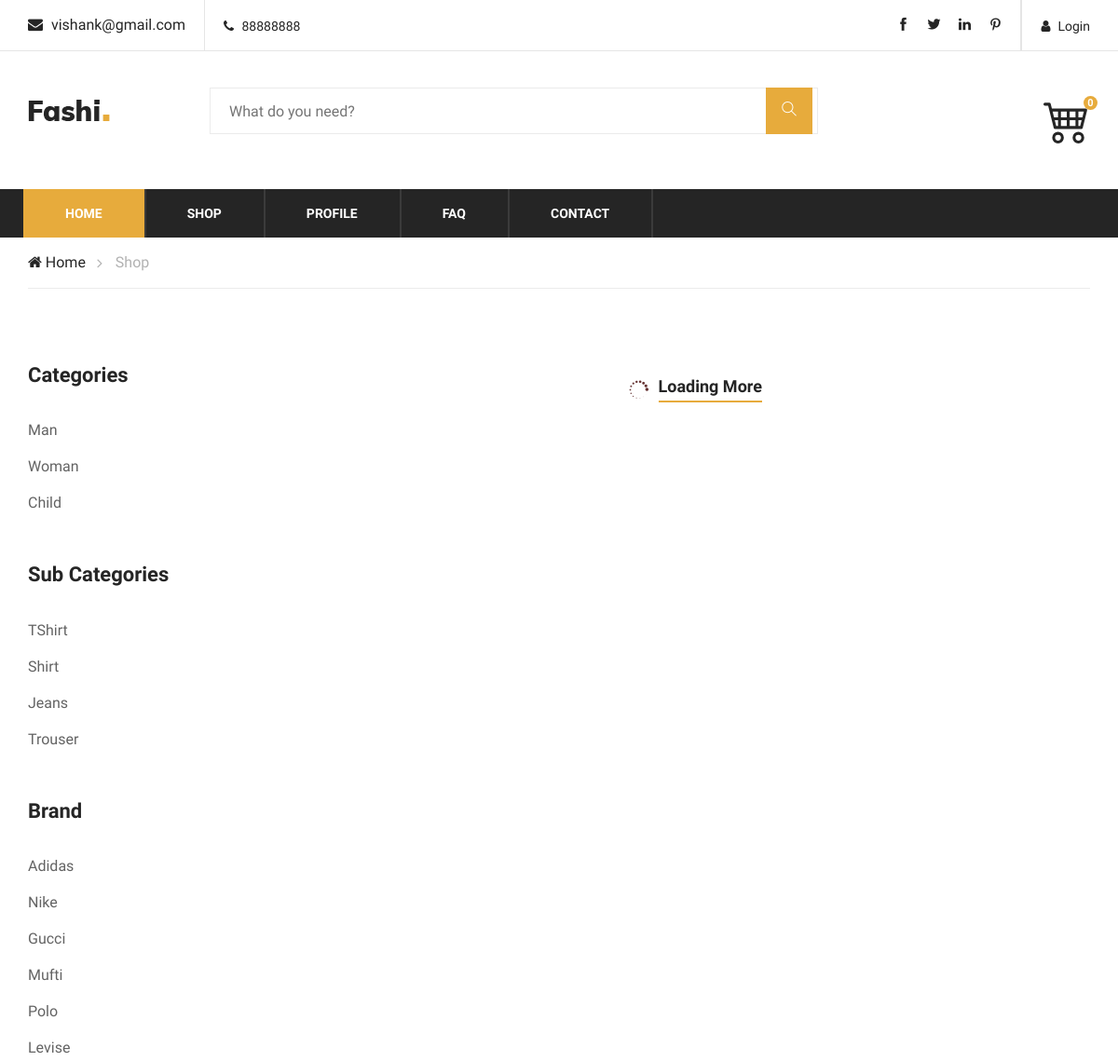
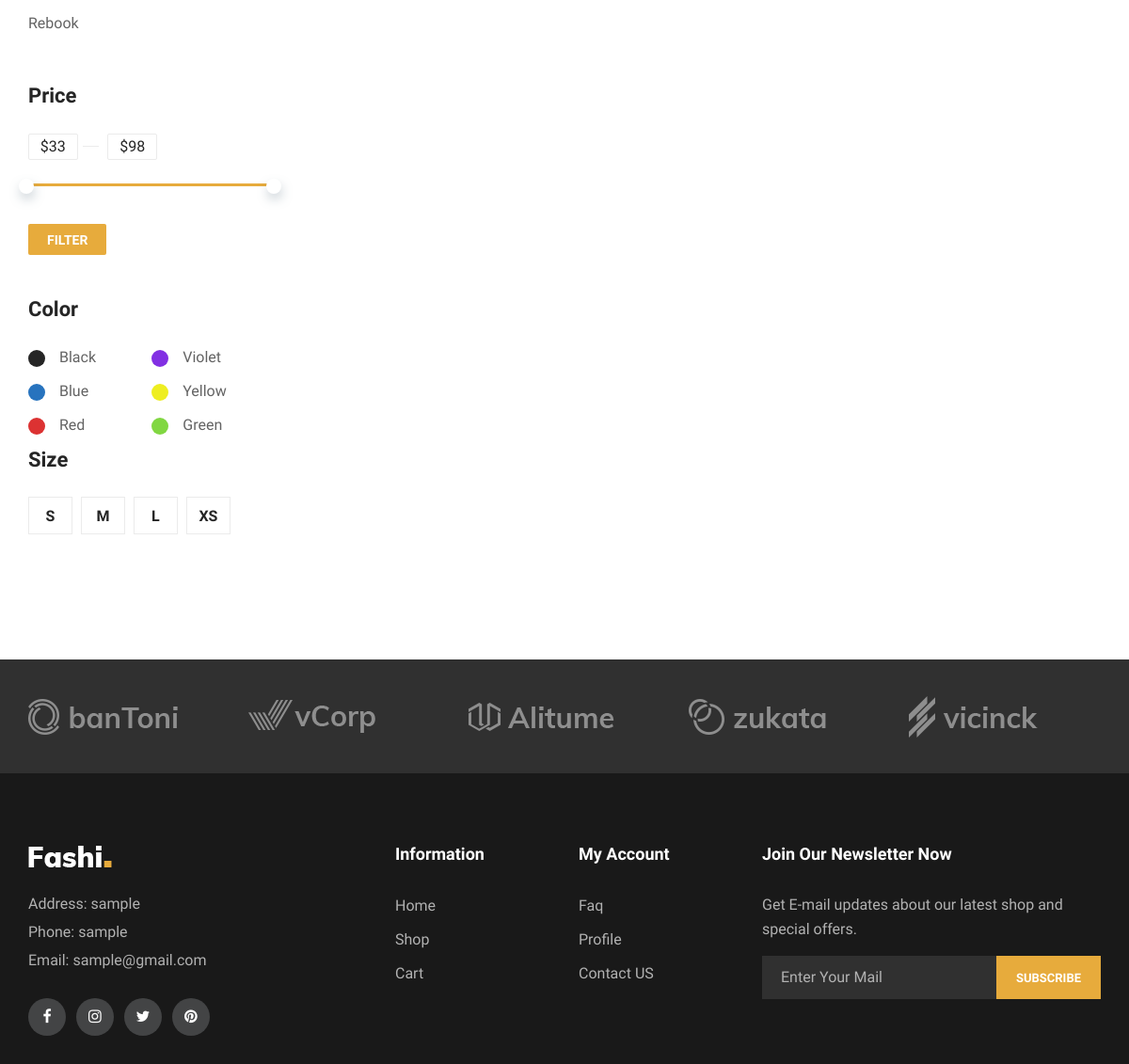
The app's page /search/ with its own data (2 pictures, top to bottom).
### mainApp/models.py (models this page shows, shortened)
class MainCat(models.Model):
    mcid = models.AutoField(primary_key=True)
    name = models.CharField(max_length=20)

class SubCat(models.Model):
    scid = models.AutoField(primary_key=True)
    name = models.CharField(max_length=20)

class Brand(models.Model):
    bid = models.AutoField(primary_key=True)
    name = models.CharField(max_length=20)

### mainApp/views.py (the view)
# urls.py: path("search/",views.search),
def search(request):
    mainCat = MainCat.objects.all()
    subCat = SubCat.objects.all()
    brand = Brand.objects.all()
    product  = []
    if(request.method=="POST"):
        search = request.POST.get('search')
        product = Product.objects.filter(Q(name__icontains=search)|Q(description__icontains=search))
    return render(request,"shop.html",{
                                "mainCat":mainCat,
                                "subCat":subCat,
                                "Brand":brand,
                                "Product":product,
                                "MC":'d',
                                "BR":'d',
                                "SC":'d',
                                "Count":count
    })

### mainApp/templates/shop.html (shortened to what this page needs)
{% extends 'index.html' %}
{% load static  %}
{% block body %}
    <div class="breacrumb-section">
        <div class="container">
            <div class="row">
                <div class="col-lg-12">
                    <div class="breadcrumb-text">
                        <a href="/"><i class="fa fa-home"></i> Home</a>
                        <span>Shop</span>
                    </div>
                </div>
            </div>
        </div>
    </div>
    <section class="product-shop spad">
        <div class="container">
            <div class="row">
                <div class="col-lg-3 col-md-6 col-sm-8 order-2 order-lg-1 produts-sidebar-filter">
                    <div class="filter-widget">
                        <h4 class="fw-title">Categories</h4>
                        <ul class="filter-catagories">
                            {% for i in mainCat %}
                            <li><a href="/shop/{{i.name}}/{{SC}}/{{BR}}/">{{i.name}}</a></li>
                            {% endfor %}
                        </ul>
                    </div>
                    <div class="filter-widget">
                        <h4 class="fw-title">Sub Categories</h4>
                        <ul class="filter-catagories">
                            {% for i in subCat %}
                            <li><a href="/shop/{{MC}}/{{i.name}}/{{BR}}/"">{{i.name}}</a></li>
                            {% endfor %}
                        </ul>
                    </div>
                    <div class="filter-widget">
                        <h4 class="fw-title">Brand</h4>
                        <ul class="filter-catagories">
                            {% for i in Brand %}
                            <li><a href="/shop/{{MC}}/{{SC}}/{{i.name}}/"">{{i.name}}</a></li>
                            {% endfor %}
                        </ul>
                    </div>
                    <div class="filter-widget">
                        <h4 class="fw-title">Price</h4>
                        <div class="filter-range-wrap">
                            <div class="range-slider">
                                <div class="price-input">
                                    <input type="text" id="minamount">
                                    <input type="text" id="maxamount">
                                </div>
                            </div>
                            <div class="price-range ui-slider ui-corner-all ui-slider-horizontal ui-widget ui-widget-content"
                                data-min="33" data-max="98">
                                <span tabindex="0" class="ui-slider-handle ui-corner-all ui-state-default"></span>
                                <span tabindex="0" class="ui-slider-handle ui-corner-all ui-state-default"></span>
                            </div>
                        </div>
                        <a href="#" class="filter-btn">Filter</a>
                    </div>
                    <div class="filter-widget">
                        <h4 class="fw-title">Color</h4>
                        <div class="fw-color-choose">
                            <div class="cs-item">
                                <label class="cs-black" for="cs-black">Black</label>
                            </div>
                            <div class="cs-item">
                                <label class="cs-violet" for="cs-violet">Violet</label>
                            </div>
                            <div class="cs-item">
                                <label class="cs-blue" for="cs-blue">Blue</label>
                            </div>
                            <div class="cs-item">
                                <label class="cs-yellow" for="cs-yellow">Yellow</label>
                            </div>
                            <div class="cs-item">
                                <label class="cs-red" for="cs-red">Red</label>
                            </div>
                            <div class="cs-item">
                                <label class="cs-green" for="cs-green">Green</label>
                            </div>
                        </div>
                    </div>
                    <div class="filter-widget">
                        <h4 class="fw-title">Size</h4>
                        <div class="fw-size-choose">
                            <div class="sc-item">
                                <label for="s-size">s</label>
                            </div>
                            <div class="sc-item">
                                <label for="m-size">m</label>
                            </div>
                            <div class="sc-item">
                                <label for="l-size">l</label>
                            </div>
                            <div class="sc-item">
                                <label for="xs-size">xs</label>
                            </div>
                        </div>
                    </div>
                </div>
                <div class="col-lg-9 order-1 order-lg-2">
                    <div class="loading-more">
                        <i class="icon_loading"></i>
                        <a href="#">
                            Loading More
                        </a>
                    </div>
                </div>
            </div>
        </div>
    </section>
{% endblock %}

### mainApp/templates/index.html (shortened to what this page needs)
{% load static %}
<!DOCTYPE html>
<html lang="zxx">
<head>
    <link rel="stylesheet" href="{% static 'css/bootstrap.min.css' %}" type="text/css">
    <link rel="stylesheet" href="{% static 'css/font-awesome.min.css' %}" type="text/css">
    <link rel="stylesheet" href="{% static 'css/themify-icons.css' %}" type="text/css">
    <link rel="stylesheet" href="{% static 'css/elegant-icons.css' %}" type="text/css">
    <link rel="stylesheet" href="{% static 'css/owl.carousel.min.css' %}" type="text/css">
    <link rel="stylesheet" href="{% static 'css/nice-select.css' %}" type="text/css">
    <link rel="stylesheet" href="{% static 'css/jquery-ui.min.css' %}" type="text/css">
    <link rel="stylesheet" href="{% static 'css/slicknav.min.css' %}" type="text/css">
    <link rel="stylesheet" href="{% static 'css/style.css' %}" type="text/css">
</head>
<body>
    <header class="header-section">
        <div class="header-top">
            <div class="container">
                <div class="ht-left">
                    <div class="mail-service">
                        <i class=" fa fa-envelope"></i>
                        vishank@gmail.com
                    </div>
                    <div class="phone-service">
                        <i class=" fa fa-phone"></i>
                        88888888
                    </div>
                </div>
                <div class="ht-right">
                    {% if request.user.is_authenticated %}
                    <a href="/logout/" class="login-panel"><i class="fa fa-user"></i>Logout</a>
                    {% else %}
                    <a href="/login/" class="login-panel"><i class="fa fa-user"></i>Login</a>
                    {% endif %}
                    <div class="top-social">
                        <a href="#"><i class="ti-facebook"></i></a>
                        <a href="#"><i class="ti-twitter-alt"></i></a>
                        <a href="#"><i class="ti-linkedin"></i></a>
                        <a href="#"><i class="ti-pinterest"></i></a>
                    </div>
                </div>
            </div>
        </div>
        <div class="container">
            <div class="inner-header">
                <div class="row">
                    <div class="col-lg-2 col-md-2">
                        <div class="logo">
                            <a href="/">
                                <img src="{% static 'img/logo.png' %}" alt="">
                            </a>
                        </div>
                    </div>
                    <div class="col-lg-7 col-md-7">
                        <div class="advanced-search">
                            <div class="input-group">
                                <form action="/search/" method="POST">
                                    <input type="text" placeholder="What do you need?" name="search">
                                    <button type="submit" style="right:-191px"><i class="ti-search"></i></button>
                                </form>
                            </div>
                        </div>
                    </div>
                    <div class="col-lg-3 text-right col-md-3">
                        <ul class="nav-right">
                            <li class="cart-icon">
                                <a href="/cart/">
                                    <span>{{Count}}</span>
                                </a>
                            </li>
                        </ul>
                    </div>
                </div>
            </div>
        </div>
        <div class="nav-item">
            <div class="container">
                <nav class="nav-menu mobile-menu">
                    <ul>
                        <li class="active"><a href="/">Home</a></li>
                        <li><a href="/shop/d/d/d/">Shop</a></li>
                        <li><a href="/profile/">Profile</a></li>
                        <li><a href="/faq/">FAQ</a></li>
                        <li><a href="/contact/">Contact</a></li>
                    </ul>
                </nav>
            </div>
        </div>
    </header>
    {% block body %}{% endblock %}
    <div class="partner-logo">
        <div class="container">
            <div class="logo-carousel owl-carousel">
                <div class="logo-item">
                    <div class="tablecell-inner">
                        <img src="{% static 'img/logo-carousel/logo-1.png' %}" alt="">
                    </div>
                </div>
                <div class="logo-item">
                    <div class="tablecell-inner">
                        <img src="{% static 'img/logo-carousel/logo-2.png' %}" alt="">
                    </div>
                </div>
                <div class="logo-item">
                    <div class="tablecell-inner">
                        <img src="{% static 'img/logo-carousel/logo-3.png' %}" alt="">
                    </div>
                </div>
                <div class="logo-item">
                    <div class="tablecell-inner">
                        <img src="{% static 'img/logo-carousel/logo-4.png' %}" alt="">
                    </div>
                </div>
                <div class="logo-item">
                    <div class="tablecell-inner">
                        <img src="{% static 'img/logo-carousel/logo-5.png' %}" alt="">
                    </div>
                </div>
            </div>
        </div>
    </div>
    <footer class="footer-section">
        <div class="container">
            <div class="row">
                <div class="col-lg-3">
                    <div class="footer-left">
                        <div class="footer-logo">
                            <a href="#"><img src="{% static 'img/footer-logo.png' %}" alt=""></a>
                        </div>
                        <ul>
                            <li>Address: sample</li>
                            <li>Phone: sample</li>
                            <li>Email: sample@gmail.com</li>
                        </ul>
                        <div class="footer-social">
                            <a href="#"><i class="fa fa-facebook"></i></a>
                            <a href="#"><i class="fa fa-instagram"></i></a>
                            <a href="#"><i class="fa fa-twitter"></i></a>
                            <a href="#"><i class="fa fa-pinterest"></i></a>
                        </div>
                    </div>
                </div>
                <div class="col-lg-2 offset-lg-1">
                    <div class="footer-widget">
                        <h5>Information</h5>
                        <ul>
                            <li><a href="/">Home</a></li>
                            <li><a href="/shop/">Shop</a></li>
                            <li><a href="/cart/">Cart</a></li>
                        </ul>
                    </div>
                </div>
                <div class="col-lg-2">
                    <div class="footer-widget">
                        <h5>My Account</h5>
                        <ul>
                            <li><a href="/faq/">Faq</a></li>
                            <li><a href="/profile/">Profile</a></li>
                            <li><a href="/contact/">Contact US</a></li>
                        </ul>
                    </div>
                </div>
                <div class="col-lg-4">
                    <div class="newslatter-item">
                        <h5>Join Our Newsletter Now</h5>
                        <p>Get E-mail updates about our latest shop and special offers.</p>
                        <form action="#" class="subscribe-form" method="post">
                            <input type="text" placeholder="Enter Your Mail" name="email">
                            <button type="submit">Subscribe</button>
                        </form>
                    </div>
                </div>
            </div>
        </div>
    </footer>
</body>
</html>

### records on screen
MainCat: name "Man"
MainCat: name "Woman"
MainCat: name "Child"
SubCat: name "TShirt"
SubCat: name "Shirt"
SubCat: name "Jeans"
SubCat: name "Trouser"
Brand: name "Adidas"
Brand: name "Nike"
Brand: name "Gucci"
Brand: name "Mufti"
Brand: name "Polo"
Brand: name "Levise"
Brand: name "Rebook"

### other values on screen
{{ Count }} "0"
